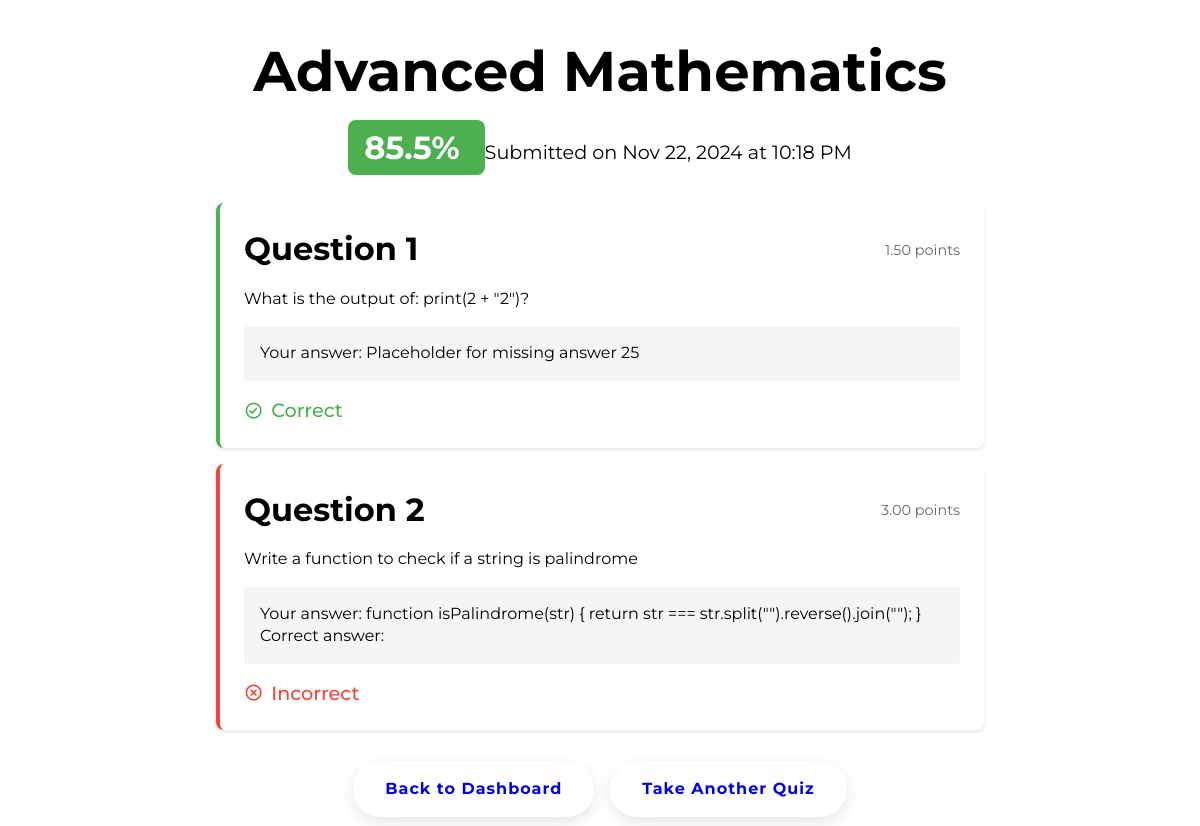
Screenshot of /view/quiz_result.php?id=11 (signed in) with the database file from the repository.
### tables this page shows
CREATE TABLE `QuizResults` (
  `result_id` int(11) NOT NULL,
  `quiz_id` int(11) NOT NULL,
  `user_id` int(11) DEFAULT NULL,
  `group_id` int(11) DEFAULT NULL,
  `score` decimal(5,2) NOT NULL,
  `submitted_at` timestamp NOT NULL DEFAULT current_timestamp()
);

CREATE TABLE `Quizzes` (
  `quiz_id` int(11) NOT NULL,
  `title` varchar(255) NOT NULL,
  `description` text DEFAULT NULL,
  `created_by` int(11) NOT NULL,
  `mode` enum('individual','group','live','asynchronous') NOT NULL,
  `deadline` datetime DEFAULT NULL,
  `created_at` timestamp NOT NULL DEFAULT current_timestamp()
);

CREATE TABLE `Responses` (
  `response_id` int(11) NOT NULL,
  `result_id` int(11) NOT NULL,
  `question_id` int(11) NOT NULL,
  `selected_answer_id` int(11) DEFAULT NULL,
  `is_correct` tinyint(1) DEFAULT 0,
  `text_response` text DEFAULT NULL
);

CREATE TABLE `Questions` (
  `question_id` int(11) NOT NULL,
  `quiz_id` int(11) NOT NULL,
  `question_text` text NOT NULL,
  `type` enum('multiple_choice','true_false','short_answer') NOT NULL,
  `points` decimal(5,2) DEFAULT 1.00,
  `created_at` timestamp NOT NULL DEFAULT current_timestamp()
);

### utils/Database.php (called while the page is built, shortened)
<?php
class Database {
    private static $instance = null;
    private $connection;
    private function __construct() {
        $this->connection = new mysqli("localhost", "root", "", "kumidb");
    }
    public static function getInstance() {
        if (self::$instance === null) {
            self::$instance = new self();
        }
        return self::$instance;
    }
    public function query($sql, $params = []) {
        $stmt = $this->connection->prepare($sql);
        if (!empty($params)) {
            $types = str_repeat('s', count($params));
            $stmt->bind_param($types, ...$params);
        }
        if (!$stmt->execute()) {
            throw new Exception("Query execution failed: " . $stmt->error);
        }
        return $stmt->get_result();
    }
}

### view/quiz_result.php (the view, shortened to what this page needs)
<?php
require_once '../utils/Database.php';
$resultId = $_GET['id'] ?? null;
try {
    $db = Database::getInstance();
    $sql = "SELECT qr.*, q.title, q.description
            FROM QuizResults qr
            JOIN Quizzes q ON qr.quiz_id = q.quiz_id
            WHERE qr.result_id = ? AND (qr.user_id = ? OR q.created_by = ?)";
    $result = $db->query($sql, [$resultId, $_SESSION['user_id'], $_SESSION['user_id']]);
    $quizResult = $result->fetch_assoc();
    $sql = "SELECT r.*, q.question_text, q.points, q.type,
            CASE
                WHEN q.type = 'short_answer' THEN r.text_response
                ELSE a.answer_text
            END as user_answer,
            CASE
                WHEN q.type = 'short_answer' THEN
                    (SELECT answer_text FROM Answers WHERE question_id = q.question_id AND is_correct = 1)
                ELSE
                    (SELECT answer_text FROM Answers WHERE answer_id = r.selected_answer_id)
            END as answer_text
            FROM Responses r
            JOIN Questions q ON r.question_id = q.question_id
            LEFT JOIN Answers a ON r.selected_answer_id = a.answer_id
            WHERE r.result_id = ?
            ORDER BY q.question_id";
    $responses = $db->query($sql, [$resultId])->fetch_all(MYSQLI_ASSOC);
} catch (Exception $e) {
    $_SESSION['error'] = $e->getMessage();
    header('Location: student_dashboard.php');
    exit();
}
?>
<!DOCTYPE html>
<html lang="en">
<head>
    <link rel="stylesheet" href="../assets/css/styles.css">
    <link rel="stylesheet" href="../assets/css/quiz_result.css">
    <link href='https://unpkg.com/boxicons@2.1.4/css/boxicons.min.css' rel='stylesheet'>
</head>
<body>
    <main class="result-page">
        <div class="result-header">
            <h1><?= htmlspecialchars($quizResult['title']) ?></h1>
            <div class="score-display">
                <span class="score <?= $quizResult['score'] >= 70 ? 'passing' : 'failing' ?>">
                    <?= number_format($quizResult['score'], 1) ?>%
                </span>
                <span class="submission-date">
                    Submitted on <?= date('M d, Y \a\t h:i A', strtotime($quizResult['submitted_at'])) ?>
                </span>
            </div>
        </div>
        <div class="responses-container">
            <?php foreach ($responses as $index => $response): ?>
                <div class="response-card <?= $response['is_correct'] ? 'correct' : 'incorrect' ?>">
                    <div class="question-header">
                        <h3>Question <?= $index + 1 ?></h3>
                        <span class="points"><?= $response['points'] ?> points</span>
                    </div>
                    <p class="question-text"><?= htmlspecialchars($response['question_text']) ?></p>
                    <div class="answer-section">
                        <p class="your-answer">
                            Your answer: <?= htmlspecialchars($response['user_answer'] ?? 'No answer provided') ?>
                        </p>
                        <?php if (!$response['is_correct']): ?>
                            <p class="correct-answer">
                                Correct answer: <?= htmlspecialchars($response['answer_text']) ?>
                            </p>
                        <?php endif; ?>
                    </div>
                    <div class="result-indicator">
                        <?php if ($response['is_correct']): ?>
                            <i class='bx bx-check-circle'></i> Correct
                        <?php else: ?>
                            <i class='bx bx-x-circle'></i> Incorrect
                        <?php endif; ?>
                    </div>
                </div>
            <?php endforeach; ?>
        </div>
        <div class="actions">
            <a href="student_dashboard.php" class="btn">Back to Dashboard</a>
            <a href="quiz.php" class="btn">Take Another Quiz</a>
        </div>
    </main>
</body>
</html>

### assets/css/styles.css (style rules this page uses)
:root { --h1: 3.5rem; --h2: 3rem; --h3: 2rem; --h4: 1.5rem; --text-large: 1.4rem; --text-medium: 1.2rem; --text-small: 1rem; --color-primary: #187045; --color-secondary: #E46E51; --color-accent: #DCA05F; --color-dark: #333; --color-light: #fff; --color-bg-dark: #f5f5f5; --color-bg-light: #ffffff; --color-hover-dark: #044B85; --color-error: tomato; --shadow-light: 0 5px 15px rgba(0, 0, 0, 0.1); --shadow-dark: 0 1rem 1rem rgba(0, 0, 0, 0.25); --radius-small: 5px; --radius-large: 30px; --padding-small: 0.5rem; --padding-medium: 1rem; --padding-large: 2rem; --gutter-small: 1rem; --gutter-medium: 2rem; --gutter-large: 3rem; --gutter-x-large: 6rem; }
body { font-family: 'Montserrat', sans-serif; font-size: var(--text-medium); color: var(--text-color); background-color: var(--bg-color-primary); line-height: 1.4; }
h1 { font-size: var(--h1); }
h3 { font-size: var(--h3); }
p, a, input, button { font-size: var(--text-small); }
* { margin: 0; padding: 0; box-sizing: border-box; }
body { font-family: 'Montserrat', sans-serif; background-color: var(--bg-color-primary); color: var(--text-color); overflow-x: hidden; }
.btn { text-decoration: none; padding: var(--padding-medium) var(--padding-large); border-radius: var(--radius-large); font-weight: bold; letter-spacing: 1px; transition: all 0.3s ease; box-shadow: var(--shadow-light); }

### assets/css/quiz_result.css (style rules this page uses)
.result-page { max-width: 800px; margin: 2rem auto; padding: 0 1rem; }
.result-header { text-align: center; margin-bottom: 2rem; }
.score-display { margin: 1rem 0; }
.score { font-size: 2rem; font-weight: bold; padding: 0.5rem 1rem; border-radius: 0.5rem; }
.score.passing { background-color: #4CAF50; color: white; }
.response-card { background: white; border-radius: 0.5rem; padding: 1.5rem; margin-bottom: 1rem; box-shadow: 0 2px 4px rgba(0,0,0,0.1); }
.response-card.correct { border-left: 4px solid #4CAF50; }
.response-card.incorrect { border-left: 4px solid #f44336; }
.question-header { display: flex; justify-content: space-between; align-items: center; margin-bottom: 1rem; }
.points { font-size: 0.9rem; color: #666; }
.answer-section { margin: 1rem 0; padding: 1rem; background: #f5f5f5; border-radius: 0.25rem; }
.result-indicator { display: flex; align-items: center; gap: 0.5rem; font-weight: 500; }
.correct .result-indicator { color: #4CAF50; }
.incorrect .result-indicator { color: #f44336; }
.actions { display: flex; gap: 1rem; justify-content: center; margin-top: 2rem; }

### rows the page displays
quizresults: quiz.title "Advanced Mathematics", score "85.5", submitted_at "Nov 22, 2024 at 10:18 PM"
responses: question.points "1.50", question.question_text "What is the output of: print(2 + \"2\")?", user_answer "Placeholder for missing answer 25", is_correct 1 (drawn)
responses: question.points "3.00", question.question_text "Write a function to check if a string is palindrome", user_answer "function isPalindrome(str) { return str === str.split(\"\").reverse().join(\"\"); }", shows "Incorrect"
